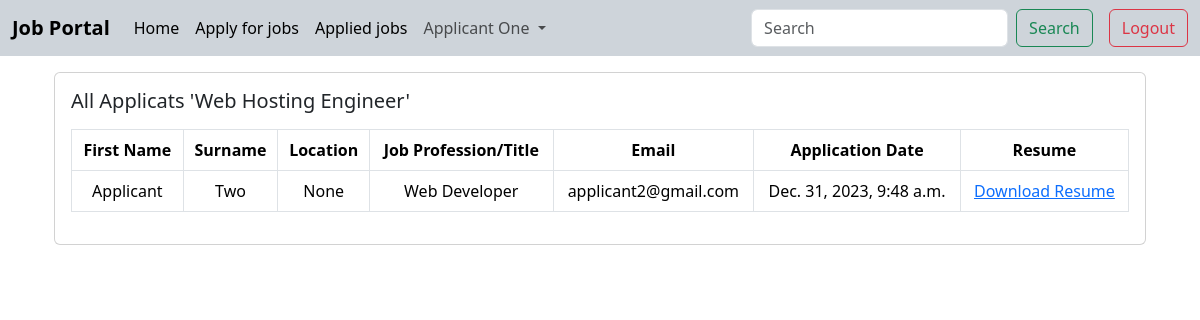
/job/all_applicants/5 (signed in), run on the app's committed database.
### users/models.py (models this page shows)
class User(AbstractBaseUser):
    USERNAME_FIELD = 'email'
    email = models.EmailField(unique = True)
    is_recruiter = models.BooleanField(default = False)
    is_applicant = models.BooleanField(default = False)
    has_resume = models.BooleanField(default = False)
    has_company = models.BooleanField(default = False)
    objects = UserManager()

### resume/models.py (models this page shows, shortened)
class Resume(models.Model):
    user = models.OneToOneField(User,on_delete = models.CASCADE)
    first_name = models.CharField(max_length=100,null=True,blank=True)
    surname = models.CharField(max_length=100, null=True, blank=True)
    location = models.CharField(max_length=100, null=True, blank=True)
    job_title = models.CharField(max_length=100, null=True, blank=True)
    resume= models.FileField(upload_to='resume',null=True,blank=True)

### job/models.py (models this page shows, shortened)
class Job(models.Model):
    JOB_TYPE = (
        ('Remote','Remote'),
        ('Onsite','Onsite'),
        ('Hybrid','Hybrid'),
    )
    user = models.ForeignKey(User,on_delete=models.CASCADE)
    company = models.ForeignKey(Company,on_delete=models.CASCADE)
    title = models.CharField(max_length=200)
    location = models.CharField(max_length=200)
    salary = models.PositiveBigIntegerField(default=2000)
    requirements = RichTextField()
    ideal_candidate = RichTextField()
    is_available = models.BooleanField(default = True)
    published = models.DateTimeField(auto_now=False, auto_now_add=True,null=True)
    deadline= models.DateField(auto_now=False, auto_now_add=False,null=True)
    industry = models.ForeignKey(Industry, on_delete=models.DO_NOTHING,null=True,blank=True)
    state =models.ForeignKey(State,on_delete=models.DO_NOTHING,null=True,blank=True)
    job_type= models.CharField(max_length=100,choices=JOB_TYPE,null=True,blank=True,default='Onsite')

class ApplyJob(models.Model):
    STATUS_CHOICES = {
        ('Accepted','Accepted'),
        ('Declined','Declinned'),
        ('Pending','Pending')
    }
    user = models.ForeignKey(User, on_delete=models.CASCADE)
    job = models.ForeignKey(Job, on_delete=models.CASCADE)
    applied_time=models.DateTimeField(auto_now=False, auto_now_add=True)
    status = models.CharField(max_length=100,choices=STATUS_CHOICES)

### job/views.py (the view)
# urls.py: path('all_applicants/<int:id>',views.all_applicants,name='all_applicants'),
@login_required
def all_applicants(request,id):
    job=Job.objects.get(id=id)
    applicants = ApplyJob.objects.filter(job=job)
    context={
        'applicants':applicants,
        'job':job
    }
    return render(request,'job/all_applicants.html',context)

### templates/job/all_applicants.html
{% extends "base.html" %}
{% block content %}
<section class="container">
    <div class="card mx-auto" >
        <div class="card-body">
            <h5 class="card-title mb-3">All Applicats '{{job.title}}'</h5>
            <table class="table table-hover table-bordered text-center">
                <thead>
                    <tr>
                        <th scope="col">First Name</th>
                        <th scope="col">Surname</th>
                        <th scope="col">Location</th>
                        <th scope="col">Job Profession/Title</th>
                        <th scope="col">Email</th>
                        <th scope="col">Application Date</th>
                        <th scope="col">Resume</th>
                    </tr>
                </thead>
                <tbody>
                    {% for applicant in applicants %}
                    <tr>
                        <td>{{applicant.user.resume.first_name}}</td>
                        <td>{{applicant.user.resume.surname}}</td>
                        <td>{{applicant.user.resume.location}}</td>
                        <td>{{applicant.user.resume.job_title}}</td>
                        <td>{{applicant.user.email}}</td>
                        <td>{{applicant.applied_time}}</td>
                        <td><a target='_blank' href="{{applicant.user.resume.resume.url}}">Download Resume</a></td>
                    </tr>
                    {% endfor %}
                </tbody>
            </table>
        </div>
    </div>
</section>
{% endblock content %}

### templates/navbar.html (shortened to what this page needs)
<nav class="navbar navbar-expand-lg bg-dark-subtle mb-3">
  <div class="container-fluid">
    <a class="navbar-brand fs-5 fw-bold " href="{% url "home" %}">Job Portal</a>
    <div class="collapse navbar-collapse" id="navbarScroll">
      <ul class="navbar-nav me-auto my-2 my-lg-0 navbar-nav-scroll" style="--bs-scroll-height: 100px;">
        <li class="nav-item">
          <a class="nav-link active" aria-current="page" href="{% url "home" %}">Home</a>
        </li>
        {% if request.user.is_authenticated %}
        {% if request.user.is_applicant %}
          {% if not request.user.has_resume %}
          <li class="nav-item">
            <a class="nav-link active" aria-current="page" href="{% url "updateresume" %}">Create Resume</a>
          </li>
          {% else %}
          <li class="nav-item">
            <a class="nav-link active" aria-current="page" href="{% url "job_list" %}">Apply for jobs</a>
          </li>
          <li class="nav-item">
            <a class="nav-link active" aria-current="page" href="{% url "applied_job" %}">Applied jobs</a>
          </li>
          {% endif %}
        {% endif %}
        <li class="nav-item dropdown">
          <a class="nav-link dropdown-toggle" href="#" role="button" data-bs-toggle="dropdown" aria-expanded="false">
            {% if request.user.has_resume %}
              {{request.user.resume.first_name}} {{request.user.resume.surname}}
            {% else %}
              {{request.user.email}}
            {% endif %}
          </a>
        </li>
        {% endif %}
      </ul>
      <div class='d-flex justify-content-between gap-3 '>
        <form class="d-flex" role="search" action='{% url "search" %}'>
          <input class="form-control me-2" name='search' type="search" placeholder="Search" aria-label="Search">
          <button class="btn btn-outline-success" type="submit">Search</button>
        </form>
        <div class="nav-item">
          {% if request.user.is_authenticated %}
          <a class="btn btn-outline-danger" href="{% url "logout" %}">Logout</a>
          {% else %}
          <a class="btn btn-success" href="{% url "login" %}">Login</a>
          {% endif %}
        </div>
      </div>
    </div>
  </div>
</nav>

### data on the page
User: user.resume.first_name "Applicant", user.resume.surname "One"
Job: title "Web Hosting Engineer"
ApplyJob: user.resume.first_name "Applicant", user.resume.surname "Two", user.resume.location "None", user.resume.job_title "Web Developer", user.email "applicant2@gmail.com", applied_time "Dec. 31, 2023, 9:48 a.m."
